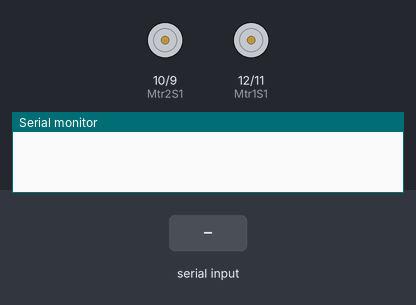
The sketch below on a simulated Arduino Uno, built with avr-gcc and run on an emulated ATmega328P. Shown: motor-driver pin pairs drawn as motors (green arrow = first pin HIGH = forward, orange = second pin HIGH = backward, longer = more drive), the last lines printed to the serial monitor. Inputs (shaded band) come from the test bench.

Above: at 1.2 s.
1.3 s: "f" received over Serial
At 2.6 s:
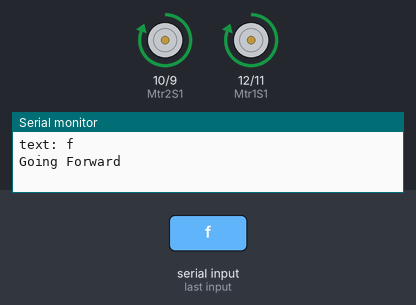
2.9 s: "b" received over Serial
At 4.1 s:
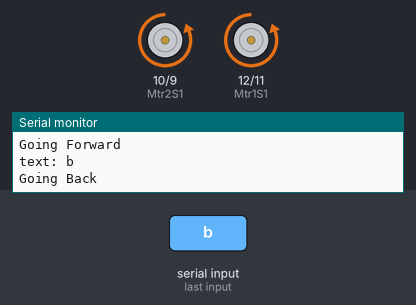
4.4 s: "l" received over Serial
At 5.6 s:
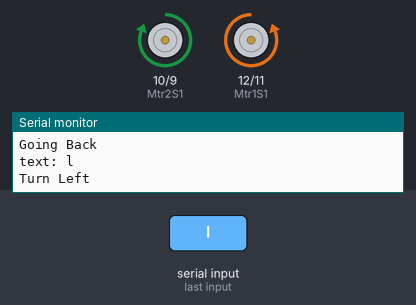
5.9 s: "r" received over Serial
At 7.2 s:
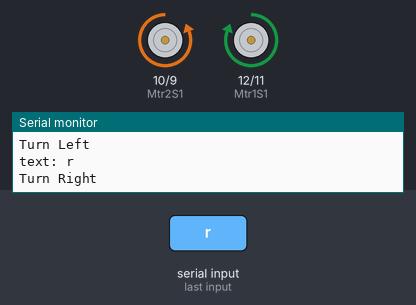
Timing chart, 0 to 8.4 s (numbered marks = the images above; inputs shaded):
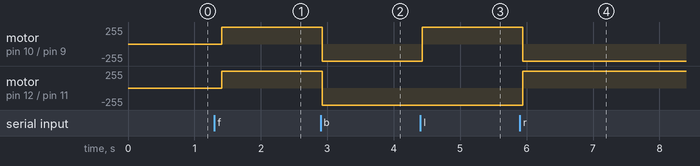

The sketch:

HC5_RC_CAR.ino
```cpp
#define Mtr1S1 12
#define Mtr1S2 11
#define Mtr2S1 10
#define Mtr2S2 9

void setup() {
  pinMode(Mtr1S1, OUTPUT);
  pinMode(Mtr1S2, OUTPUT);
  pinMode(Mtr2S1, OUTPUT);
  pinMode(Mtr2S2, OUTPUT);

  Serial.begin(9600); // Default communication rate of the Bluetooth module
}
void loop() {
  char direc ;
  if(Serial.available() > 0){ // Checks whether data is comming from the serial port
    direc = Serial.read(); // Reads the data from the serial port
    delay(10);
    Serial.print("text: ");
    Serial.println(direc);
 }
  if (direc == 's' || direc == 'S') {
  Stop();
  Serial.println("Stoped");
 }
  if (direc == 'f' || direc == 'F') {
  MoveForward();
  Serial.println("Going Forward");
 }
  if (direc == 'b' || direc == 'B') {
  MoveBack();
  Serial.println("Going Back");
 }
  if (direc == 'l' || direc == 'L') {
  TurnLeft();
  Serial.println("Turn Left");
 }
  if (direc == 'r' || direc == 'R') {
  TurnRight();
  Serial.println("Turn Right");
 }
 delay(100);
}

void Stop(){
    LeftMotorStop();
    RightMotorStop();
}
void MoveForward(){
    LeftMotorForward();
    RightMotorForward();
}
void MoveBack(){
    LeftMotorBackward();
    RightMotorBackward();
}
void TurnLeft(){
   LeftMotorBackward();
   RightMotorForward();
}
void TurnRight(){
  RightMotorBackward();
  LeftMotorForward();
}

void LeftMotorStop(){
      digitalWrite(Mtr1S1,LOW);
    digitalWrite(Mtr1S2,LOW);
}
void LeftMotorForward(){
      digitalWrite(Mtr1S1,HIGH);
    digitalWrite(Mtr1S2,LOW);
}
void LeftMotorBackward(){
  digitalWrite(13, HIGH);
      digitalWrite(Mtr1S1,LOW);
    digitalWrite(Mtr1S2,HIGH);
}
void RightMotorStop(){
      digitalWrite(Mtr2S1,LOW);
    digitalWrite(Mtr2S2,LOW);
}
void RightMotorForward(){
      digitalWrite(Mtr2S1,HIGH);
    digitalWrite(Mtr2S2,LOW);
}
void RightMotorBackward(){
      digitalWrite(Mtr2S1,LOW);
    digitalWrite(Mtr2S2,HIGH);
}
```

Measured:
- after the input at 1.3 s, motor on pin 10 (Mtr2S1) / pin 9 (Mtr2S2), motor on pin 12 (Mtr1S1) / pin 11 (Mtr1S2): stopped → forward 255/255 after 0.11 s
- after the input at 2.9 s, motor on pin 10 (Mtr2S1) / pin 9 (Mtr2S2), motor on pin 12 (Mtr1S1) / pin 11 (Mtr1S2): forward 255/255 → backward 255/255 at once
- after the input at 4.4 s, motor on pin 10 (Mtr2S1) / pin 9 (Mtr2S2): backward 255/255 → forward 255/255 at once
- after the input at 5.9 s, motor on pin 10 (Mtr2S1) / pin 9 (Mtr2S2): forward 255/255 → backward 255/255 at once; motor on pin 12 (Mtr1S1) / pin 11 (Mtr1S2): backward 255/255 → forward 255/255 at once
